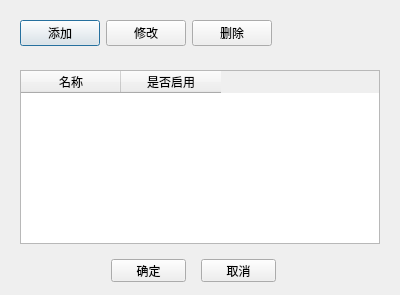
<?xml version="1.0" encoding="UTF-8"?>
<ui version="4.0">
 <class>Dialog</class>
 <widget class="QDialog" name="Dialog">
  <property name="geometry">
   <rect>
    <x>0</x>
    <y>0</y>
    <width>400</width>
    <height>295</height>
   </rect>
  </property>
  <property name="windowTitle">
   <string>Dialog</string>
  </property>
  <layout class="QVBoxLayout" name="verticalLayout">
   <item>
    <widget class="QWidget" name="widget_2" native="true">
     <layout class="QHBoxLayout" name="horizontalLayout_2">
      <item>
       <widget class="QPushButton" name="pushButton_4">
        <property name="text">
         <string>添加</string>
        </property>
       </widget>
      </item>
      <item>
       <widget class="QPushButton" name="pushButton_5">
        <property name="text">
         <string>修改</string>
        </property>
       </widget>
      </item>
      <item>
       <widget class="QPushButton" name="pushButton_6">
        <property name="text">
         <string>删除</string>
        </property>
       </widget>
      </item>
      <item>
       <spacer name="horizontalSpacer_2">
        <property name="orientation">
         <enum>Qt::Horizontal</enum>
        </property>
        <property name="sizeHint" stdset="0">
         <size>
          <width>40</width>
          <height>20</height>
         </size>
        </property>
       </spacer>
      </item>
     </layout>
    </widget>
   </item>
   <item>
    <widget class="QWidget" name="widget" native="true">
     <layout class="QVBoxLayout" name="verticalLayout_2">
      <item>
       <widget class="QTableWidget" name="tableWidget">
        <column>
         <property name="text">
          <string>名称</string>
         </property>
        </column>
        <column>
         <property name="text">
          <string>是否启用</string>
         </property>
        </column>
       </widget>
      </item>
     </layout>
    </widget>
   </item>
   <item>
    <widget class="QWidget" name="widget_3" native="true">
     <property name="minimumSize">
      <size>
       <width>25</width>
       <height>25</height>
      </size>
     </property>
     <widget class="QPushButton" name="pushButton">
      <property name="geometry">
       <rect>
        <x>100</x>
        <y>0</y>
        <width>75</width>
        <height>23</height>
       </rect>
      </property>
      <property name="text">
       <string>确定</string>
      </property>
     </widget>
     <widget class="QPushButton" name="pushButton_2">
      <property name="geometry">
       <rect>
        <x>190</x>
        <y>0</y>
        <width>75</width>
        <height>23</height>
       </rect>
      </property>
      <property name="text">
       <string>取消</string>
      </property>
     </widget>
    </widget>
   </item>
  </layout>
 </widget>
 <resources/>
 <connections/>
</ui>
